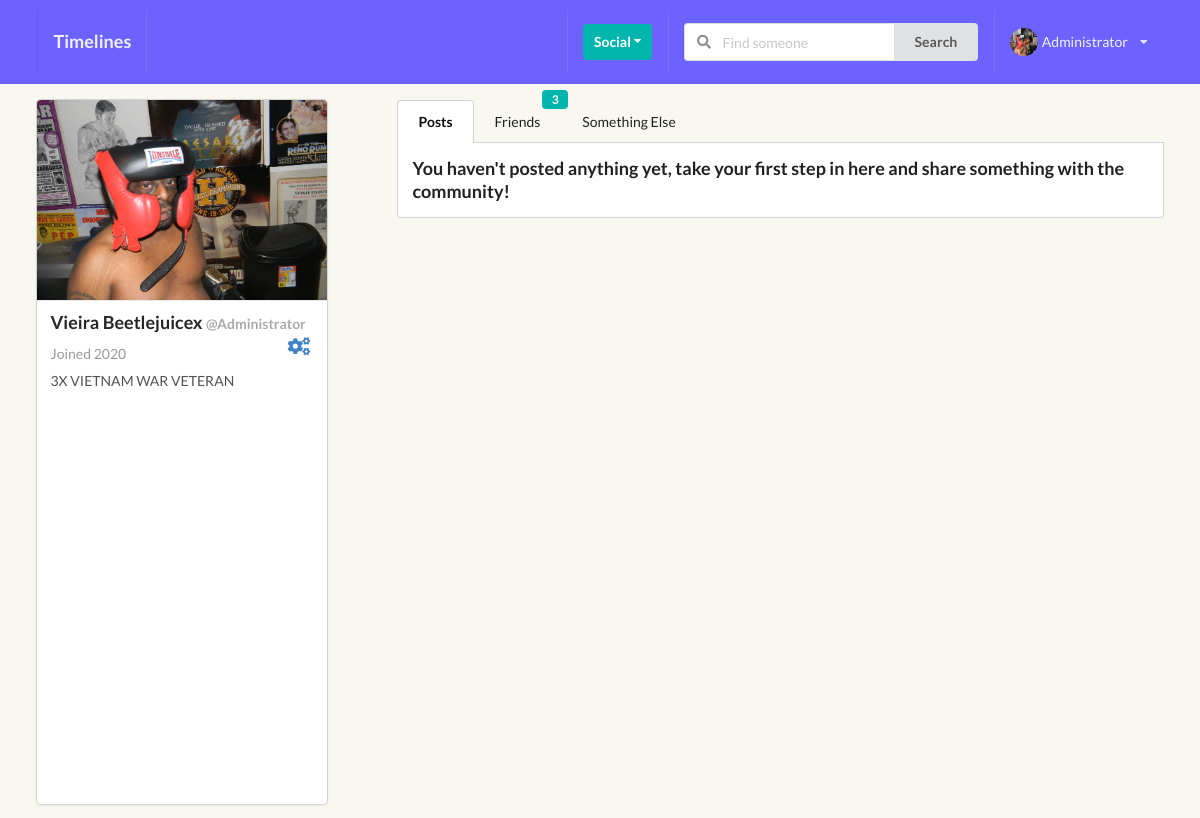
/profiles/myprofile/ (signed in), run on an earlier commit of the app's database.
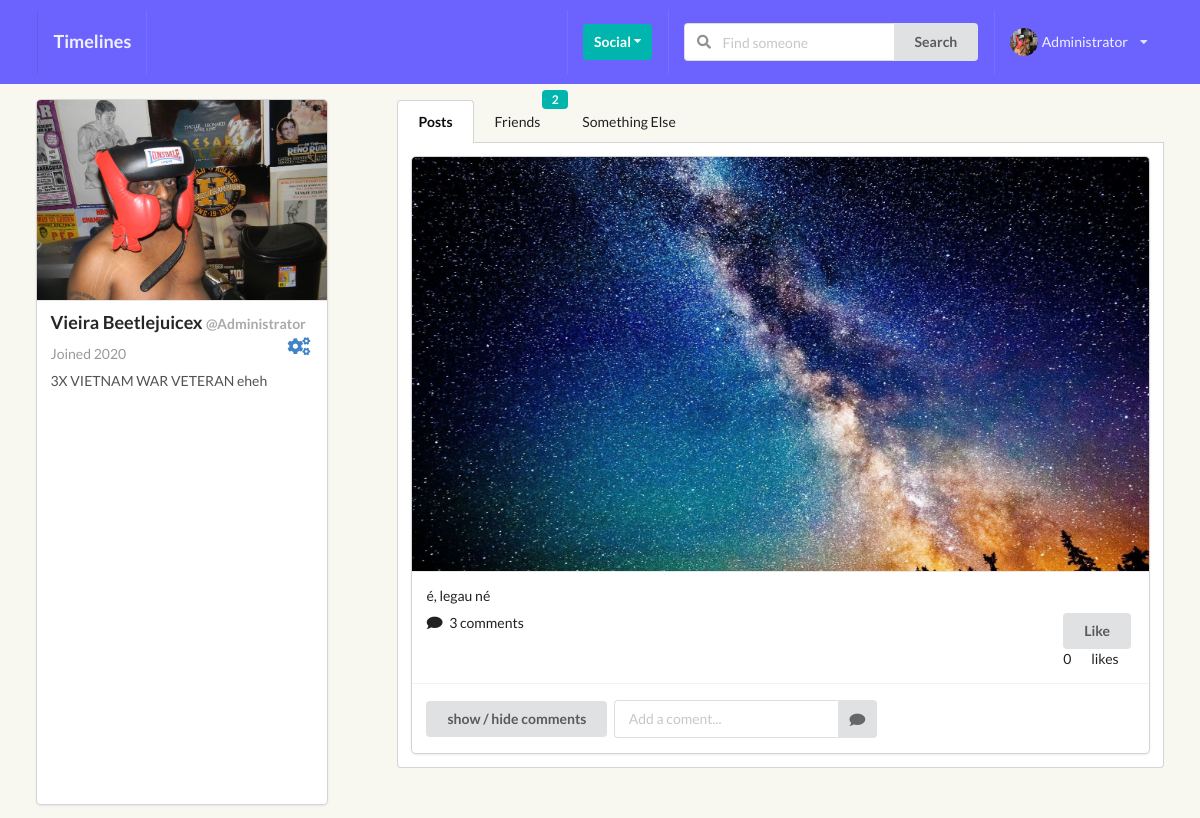
And on a later commit of the database.
### perfil/models.py (models this page shows, shortened)
class Profile(models.Model):
    first_name = models.CharField(max_length=200, blank=True)
    last_name = models.CharField(max_length=200, blank=True)
    username = models.OneToOneField(User, on_delete=models.CASCADE)
    bio = models.TextField(default="no bio...", max_length=300)
    email = models.EmailField(max_length=200, blank=True)
    country = models.CharField(max_length=200, blank=True)
    avatar = models.ImageField(default='avatar.png', upload_to='avatars/')
    friends = models.ManyToManyField(User, blank=True, related_name='friends')
    slug = models.SlugField(unique=True, blank=True)
    updated = models.DateTimeField(auto_now=True)
    created = models.DateTimeField(auto_now_add=True)
    objects = ProfileManager()
    def __str__(self):
        return f"{self.username}"
    def get_absolute_url(self):
        return reverse("perfil:profile_detail_view", kwargs={"slug": self.slug})
    def get_friends(self):
        return self.friends.all()
    def get_friends_no(self):
        return self.friends.count()
    def created_str(self):
        new_created = self.created.strftime('%y')
        return new_created
    __initial_first_name = None
    __initial_last_name = None
    def __init__(self, *args, **kwargs):
        super().__init__(*args, **kwargs)
        self.__initial_first_name = self.first_name
        self.__initial_last_name = self.last_name

### posts/models.py (models this page shows, shortened)
class Post(models.Model):
    content = models.TextField()
    image = models.ImageField(upload_to='posts', validators=[FileExtensionValidator(['png', 'jpg', 'jpeg'])], blank=True)
    liked = models.ManyToManyField(Profile, blank=True, related_name='likes')
    updated = models.DateTimeField(auto_now=True)
    created = models.DateTimeField(auto_now_add=True)
    author = models.ForeignKey(Profile, on_delete=models.CASCADE, related_name='posts')
    def num_likes(self):
        return self.liked.all().count()
    def num_comments(self):
        return self.comment_set.all().count()
    class Meta:
        ordering = ('-created',)

### perfil/views.py (the view, shortened to what this page needs)
# urls.py: path('myprofile/', my_profile_view, name="my-profile-view"),
@login_required
def my_profile_view(request):
    profile = Profile.objects.get(username=request.user)
    form = ProfileModelForm(request.POST or None, request.FILES or None, instance=profile)
    friends_qs = Profile.get_friends(request.user)
    confirm = False
    no_posts = False
    no_friends = False
    posts_qs = Post.objects.filter(author = profile)
    if bool(posts_qs) == False:
        no_posts = True
    c_form = CommentModelForm()
    if bool(friends_qs) == False:
        no_friends = True
    if 'update_profile' in request.POST:
        if form.is_valid():
            form.save()
            confirm = True
    context = {
        'no_friends': no_friends,
        'no_posts': no_posts,
        'user_posts': posts_qs,
        'friendlist': friends_qs,
        'profile': profile,
        'form': form,
        'confirm': confirm,
        'c_form': c_form,
    }
    return render(request, 'perfil/myprofile.html', context)

### perfil/forms.py
class ProfileModelForm(forms.ModelForm):
    class Meta:
        model = Profile
        fields = ('first_name', 'last_name', 'bio', 'avatar')

### posts/forms.py
class CommentModelForm(forms.ModelForm):
    body = forms.CharField(label='', widget=forms.TextInput(attrs={'placeholder': 'Add a coment...'}))
    class Meta:
        model = Comment
        fields = ('body',)

### perfil/context_processors.py (called while the page is built)
def profile_pic(request):
    if request.user.is_authenticated:
        profile_obj = Profile.objects.get(username=request.user)
        pic = profile_obj.avatar
        return {'picture':pic}
    return {}

def invitations_received_no(request):
    if request.user.is_authenticated:
        profile_obj = Profile.objects.get(username=request.user)
        qs_count = Relationship.objects.invitations_received(profile_obj).count()
        return {'invites_num':qs_count}
    return {}

### perfil/models.py (called while the page is built)
    def invitations_received(self, receiver):
        qs = Relationship.objects.filter(receiver=receiver, status='send')
        return qs

### perfil/templates/perfil/myprofile.html (shortened to what this page needs)
{% extends 'base.html' %} {% block title %} my profile {% endblock title %} {% block content %}
<div class="ui grid">
    <div class="five wide column">
        <div class="ui card" style="height: 88vh;">
            <div class="image">
                <img src="{{profile.avatar.url}}" class="profile-pic-personal-page">
            </div>
            <div class="content">
                <p class="header">{{profile.first_name}} {{profile.last_name}} <span class="small_text">@{{profile.username}}</span><a class="update_account right"><i class="cogs icon"></i></a></p>
                <div class="meta">
                    <span class="date">Joined 20{{profile.created_str}}</span>
                </div>
                <div class="description">
                    {{profile.bio}}
                </div>
            </div>
        </div>
    </div>
    <div class="eleven wide column">
        <div class="ui top attached tabular menu">
            <a class="item active" data-tab="first">Posts</a>
            <a class="item" data-tab="second">Friends<div class="floating ui teal label">{{profile.get_friends_no}}</div></a>
            <a class="item" data-tab="third">Something Else</a>
        </div>
        <div class="ui bottom attached tab segment active" data-tab="first">
            {% if no_posts == True %}
            <h3>You haven't posted anything yet, take your first step in here and share something with the community!</h3>
            {% else %} {% for post in user_posts %}
            <div class="ui fluid card">
                <div class="ui fluid image">
                    {% if post.image %}
                    <img src={{post.image.url}}> {% endif %}
                </div>
                <div class="content">
                    <p> {{ post.content }} </p>
                    <div class="right floated">
                        <form action="{% url 'posts:like-post-view' %}" method="POST" class='like-form' id='{{post.id}}'>
                            <button type="submit" class="ui button like-btn{{post.id}}">
                                {% if profile not in post.liked.all %}
                                    Like
                                {% else %}
                                    Unlike
                                {% endif %}
                            </button>
                            <div class="ui grid">
                                <div class="column">
                                    <div class="like-count{{post.id}}"> {{post.num_likes}} </div>
                                </div>
                                <div class="column">
                                    likes
                                </div>
                            </div>
                        </form>
                    </div>
                    <i class="comment icon"></i>
                    <span> {{ post.num_comments }} comments</span>
                </div>
                <div class="extra content">
                    <button class="cmt_btn ui button mb-5">show / hide comments</button>
                    <form action="" method="POST" class="ui action input form">
                        <input type="hidden" name="post_id" value={{post.id}}> {{ c_form }}
                        <button type="submit" name="submit_c_form" class="ui icon button">
                          <i class="comment icon"></i>
                        </button>
                    </form>
                </div>
            </div>
            {% endfor %} {% endif %}
        </div>
    </div>
</div>
{% endblock content %}>

What changed in the data, as far as the page shows it:
changed Profile "Vieira": bio "3X VIETNAM WAR VETERAN" → "3X VIETNAM WAR VETERAN eheh"; get_friends_no "3" → "2"
added Post: image (picture), content "é, legau né", shows "Like", num_likes "0", num_comments "3"
Also different on the page:
text no longer shown: "You haven't posted anything yet, take your first step in here and share something with the community!"
